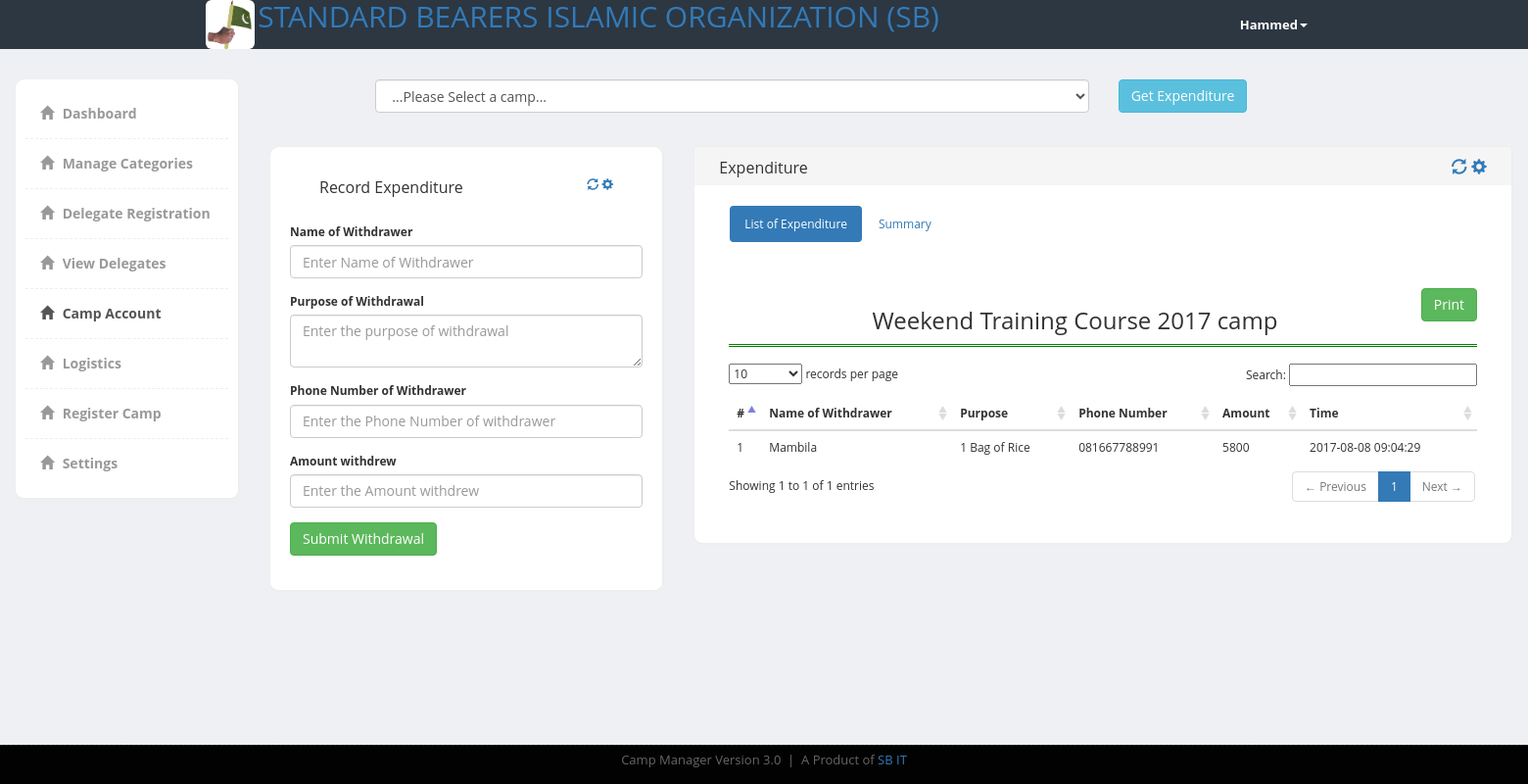
Screenshot of /admin/expenditure.php?campId=2 (signed in) with the database file from the repository.
### tables this page shows
CREATE TABLE IF NOT EXISTS `settings` (
`id` int(11) NOT NULL,
  `EstName` varchar(255) NOT NULL,
  `logo` text NOT NULL,
  `moto` text NOT NULL,
  `defaultCampId` int(10) unsigned DEFAULT NULL
);

CREATE TABLE IF NOT EXISTS `delegatedetails` (
`id` int(10) unsigned NOT NULL,
  `surname` varchar(255) NOT NULL,
  `firstName` varchar(255) NOT NULL,
  `otherName` varchar(255) NOT NULL,
  `gender` varchar(255) NOT NULL COMMENT 'Male, Female',
  `address` text NOT NULL,
  `school_department_placeOfWork` varchar(255) DEFAULT NULL,
  `email` varchar(255) NOT NULL,
  `phone_number` varchar(255) NOT NULL,
  `state` varchar(255) NOT NULL,
  `name_next_of_kin` varchar(255) NOT NULL,
  `number_next_of_kin` varchar(255) NOT NULL,
  `address_next_of_kin` varchar(255) NOT NULL,
  `status` tinyint(1) NOT NULL,
  `created_at` timestamp NULL DEFAULT NULL,
  `updated_at` timestamp NULL DEFAULT NULL
);

CREATE TABLE IF NOT EXISTS `menu` (
`id` int(11) NOT NULL,
  `title` varchar(30) NOT NULL,
  `url` text NOT NULL,
  `status` bit(2) NOT NULL,
  `created_at` timestamp NOT NULL DEFAULT CURRENT_TIMESTAMP
);

CREATE TABLE IF NOT EXISTS `camps` (
`id` int(10) unsigned NOT NULL,
  `name` varchar(255) NOT NULL,
  `theme` text NOT NULL,
  `memoryVerse` text NOT NULL COMMENT 'images:image/Q23;audio:mp3/Q23',
  `Location` text NOT NULL,
  `DOP` varchar(255) NOT NULL,
  `amount` text NOT NULL COMMENT 'serialize array of amount by category',
  `house` text NOT NULL COMMENT 'serialize array of house by gender',
  `status` tinyint(1) NOT NULL DEFAULT '0' COMMENT '1:active, 0:inactive',
  `created_at` timestamp NULL DEFAULT NULL,
  `updated_at` timestamp NULL DEFAULT NULL
);

CREATE TABLE IF NOT EXISTS `expenditures` (
`id` int(10) unsigned NOT NULL,
  `name` varchar(255) NOT NULL,
  `purpose` text NOT NULL,
  `phoneNumber` varchar(255) NOT NULL,
  `amount` int(11) NOT NULL,
  `created_at` timestamp NULL DEFAULT NULL,
  `updated_at` timestamp NULL DEFAULT NULL,
  `campId` int(11) NOT NULL
);

### admin/expenditure.php (the view, shortened to what the rows shown need)
<?php
include_once("../Library/settings.class.php");
include_once('../Library/admin.class.php');
include_once('../Library/camps.class.php');
include_once('../Library/expenditures.class.php');
include_once('../Library/delegatedetails.class.php');
$System = new settings(1);
$expenditures = new expenditures();
if(isset($_REQUEST['campId']))
{
	$expenditures = $expenditures->getByCampId($_REQUEST['campId']);
	$thisCamp = new camps($_REQUEST['campId']);
}
$admin = unserialize($_SESSION['cm_admin']);
?>
<!DOCTYPE html>
<html>
  <head>
    <link href="../css/jquery-ui.css" rel="stylesheet" media="screen">
    <link href="../bootstrap/css/bootstrap.min.css" rel="stylesheet">
    <link href="../css/styles.css" rel="stylesheet">
        <link href="../css/animCSS.css" rel="stylesheet">
  </head>
  <body>
  	<div class="header">
	     <div class="container">
	        <div class="row">
	           <div class="col-md-10">
	              <div class="logo" >
                  <img src="../<?php echo $System->getLogo()?>" width="50px" class="img-rounded" align="logo" height="50px"/>
	                 <h2  style="margin-top:5px;display:inline; color: white;"><a id="headingContainer" href="residue/index.php"><?php echo $System->getEstName() ?></a></h2>
	              </div>
	           </div>
	           <div class="col-md-2">
	              <div class="navbar navbar-inverse" role="banner">
	                  <nav class="collapse navbar-collapse bs-navbar-collapse navbar-right" role="navigation">
	                    <ul class="nav navbar-nav">
	                      <li class="dropdown">
	                        <a href="#" class="dropdown-toggle" data-toggle="dropdown"><?php echo $admin->getFirstname()?><b class="caret"></b></a>
	                      </li>
	                    </ul>
	                  </nav>
	              </div>
	           </div>
	        </div>
	     </div>
	</div>
    <div class="page-content">
    	<div class="row">
		  <div class="col-md-2">
		  	<div class="sidebar content-box" style="display: block;">
                <ul class="nav">
                    <?php
					$hisMenu = $admin->getAccessiblity();
					$active = $_SERVER['SCRIPT_NAME'];
					$active = explode('/',$active);
					$active = $active[count($active)-1];
					foreach($hisMenu as $menu)
					{
						?>
                    <li <?= ($active==$menu->getUrl())? 'class="current"':''; ?>><a href="<?= $menu->getUrl() ?>"><i class="glyphicon glyphicon-home"></i> <?= $menu->getTitle() ?></a></li>
                    <?php
					}
					?>
                </ul>
             </div>
		  </div>
		  <div class="col-md-10">
<br>
<br>
		  	<div class="row">
		  		<div class="col-md-8">
		  			<div class="row">
		  				<div class="col-md-12">
				  			<div class="content-box-large box-with-header">
					  			<div id="rootwizard">
								<div class="tab-content">
								    <div class="tab-pane active" id="tab1">
								      <div class="panel-body">
                                      <div id="listContainer">
<div class="title" style="text-align:center;border-bottom:double; border-color:green"><h3><?= $thisCamp->getName().' '.date_format(date_create($thisCamp->getCreated_at()),'Y'); ?>  camp </h3></div>	<br>
									<?php
                                         if(is_array($expenditures))
                                        {
                                                  ?>
                                            <table class="table table-hover" id="example" style="cursor:pointer">
                                              <thead>
                                                <tr>
                                                  <th>#</th>
                                                  <th>Name of Withdrawer</th>
                                                  <th>Purpose</th>
                                                  <th>Phone Number</th>
                                                  <th>Amount</th>
                                                  <th>Time</th>
                                                </tr>
                                              </thead>
                                              <tbody id="expenditure">
                                              <?php
                                              $cnt=0;
                                              foreach($expenditures as $expenditure)
                                              {
                                                  $cnt++;
                                              ?>
                                                <tr id="<?= $expenditure->getId() ?>">
                                                  <td><?php echo $cnt?></td>
                                                  <td><?= $expenditure->getName() ?></td>
                                                  <td><?= $expenditure->getPurpose() ?></td>
                                                  <td><?= $expenditure->getPhoneNumber() ?></td>
                                                  <td><?= $expenditure->getAmount() ?></td>
                                                  <td><?= $expenditure->getCreated_at() ?></td>
                                                </tr>
                                                <?php
                                              }
                                              ?>
                                              </tbody>
                                            </table>
                                        <?php
                                              }
                                        ?>
                                        </div>
                                        </div>
                                        </div>
								</div>
							</div>
							</div>
		  				</div>
		  			</div>
		  		</div>
		  	</div>
		  </div>
		</div>
    </div>
 <link href="../vendors/datatables/dataTables.bootstrap.css" rel="stylesheet" media="screen">
  </body>
</html>

### rows the page displays
settings: logo (picture)
delegatedetails: firstName "Hammed"
menu: title "Dashboard"
menu: title "Manage Categories"
menu: title "Delegate Registration"
menu: title "View Delegates"
menu: title "Camp Account"
menu: title "Logistics"
menu: title "Register Camp"
menu: title "Settings"
camps: name "Weekend Training Course", created_at "2017"
expenditures: name "Mambila", purpose "1 Bag of Rice", phoneNumber "081667788991", amount "5800", created_at "2017-08-08 09:04:29"
